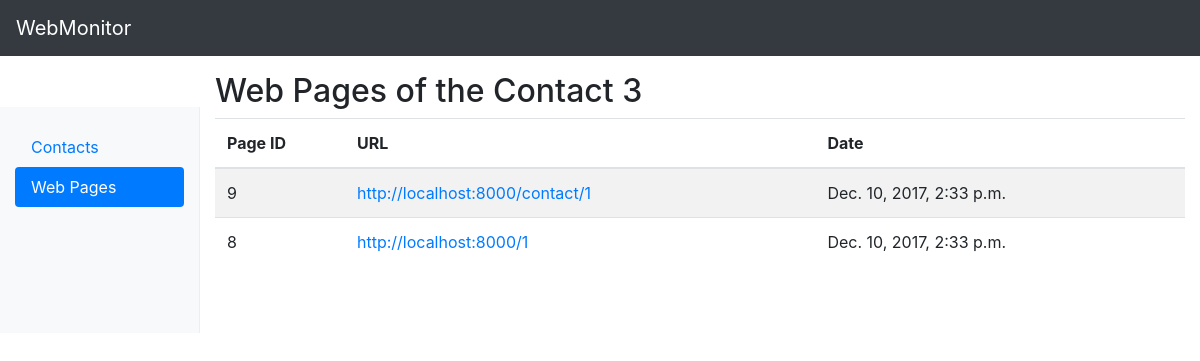
The page /pages/3 on the database its author committed.
### monitoring_board/models.py (models this page shows, shortened)
class Page(models.Model):
    contact = models.ForeignKey(Contact, on_delete=models.CASCADE, null=True)
    url = models.CharField(max_length=500)
    date = models.DateTimeField()

### monitoring_board/views.py (the view)
# urls.py: url(r'^pages/(?P<contact_id>[0-9]+)$', views.pages, name='pages'),
def pages(request, contact_id):
    page_list = Page.objects.filter(contact=contact_id).order_by('-date')
    return render(request, 'monitoring_board/pages.html',
                  {'active_pages': True, 'page_list': page_list, 'contact_id': contact_id})

### monitoring_board/templates/monitoring_board/pages.html
{% extends 'monitoring_board/base.html' %}
{% load staticfiles %}
{% block table_title %}
    Web Pages of the Contact {{ contact_id }}
{% endblock %}
{% block table_columns %}
    <th width="130px">Page ID</th>
    <th>URL</th>
    <th>Date</th>
{% endblock %}
{% block table_content %}
    {% for page in page_list %}
        <tr>
            <td>{{ page.id }}</td>
            <td><a href="{{ page.url }}" target="_blank">{{ page.url }}</a></td>
            <td>{{ page.date }}</td>
        </tr>
    {% endfor %}
{% endblock %}

### web_monitor/static/monitoring_board/dashboard.css (style rules this page uses)
body { padding-top: 3.5rem; }

### rows shown on the page
Page: id "9", url "http://localhost:8000/contact/1", date "Dec. 10, 2017, 2:33 p.m."
Page: id "8", url "http://localhost:8000/1", date "Dec. 10, 2017, 2:33 p.m."

### other values the page prints
{{ contact_id }} "3"
